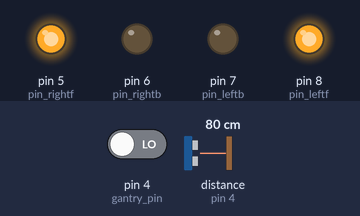
This sketch was run on a simulated Arduino Uno, built with avr-gcc and run on an emulated ATmega328P. Parts: output pins drawn as LEDs (lit = HIGH). The inputs (shaded band) are chosen by the test bench; at power-on: pin 4 (gantry_pin) LOW, distance to the obstacle (sensor on pin 4) 80 cm. The echo pulse lasts 58.3 µs per cm; what the sketch prints to the serial monitor is not drawn.

Above: at 1.2 s.
1.3 s: pin 4 (gantry_pin) driven HIGH
At 1.7 s:
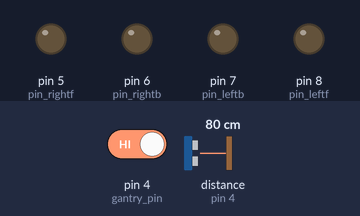
2.8 s: distance to the obstacle (sensor on pin 4) set to 2 cm
5.8 s: distance to the obstacle (sensor on pin 4) set to 7 cm
7.3 s: distance to the obstacle (sensor on pin 4) set to 10 cm
Timing chart, 0 to 10.0 s (numbered marks = the images above; inputs shaded):
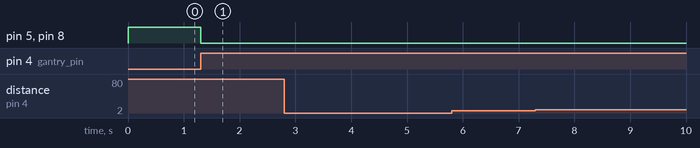

The sketch:

gantry.ino
```cpp
//use short int, byte, bit, bool or other data types to save memory
//break not needed where return is already there
//code for default case
//remove code after testing that wont happen irl
//try code with and without rechecks
//try with bitwise operator of nor gate ~(x|y) or (~x)&(~y)
//buggy will remain in the park function after stopping
//check lines with the comment "recheck"

#include <NewPing.h>
#define trig_pin 13
#define echo_pin 12
#define max_dist 200
NewPing sonar(trig_pin, echo_pin, max_dist);
int pulse_width_us;
float dist;

int gantry_counter = 0;
int loops = 2; //number of loops
int count = 2*loops - 1;
int initial_park_position = 2;
int final_park_position = 2;
int x = 0;
int y = 0;
int z = 0;

int pin_rightf = 5;
int pin_rightb = 6;
int pin_leftb = 7;
int pin_leftf = 8;

int gantry_pin = 4;
int pulse_width_gantry = 0;
float gantry_frquency = 0;

void buggy_stop (void);
void forward (void);
void backward (void);
void clockwise (void);
void anti_clockwise (void);
void right_forward (void);
void left_forward (void);
void right_backward (void);
void left_backward (void);

void choose (void); //dependent on track
void cut_right (void);
void cut_right_check (void);
void cut_left (void);
void cut_left_check (void);
void merge_from_in_from_in (void);
void park (void);
void unpark (void);
void ultrasonic (void);

void setup() {
  for (int i = 5; i<=8; i++)
    pinMode(i, OUTPUT);
  pinMode(A0, INPUT);
  pinMode(A1, INPUT);
  pinMode(trig_pin, OUTPUT);
  pinMode(echo_pin, INPUT);
  pinMode(gantry_pin, INPUT);
  Serial.begin(9600);

  /*Serial.print("enter initial_park_position : ");
  while ( true ){
    if ( Serial.available() ) {
      initial_park_position = Serial.parseInt();
      break;
    }
  }
  Serial.println(initial_park_position);

  Serial.print("enter final_park_position : ");
  while ( true ){
    if ( Serial.available() ) {
      final_park_position = Serial.parseInt();
      break;
    }
  }
  Serial.println(final_park_position);*/
}

int temp_initial_park = initial_park_position; //don't need to preserve initial_park_position for future ues, still maybe nice to have
int temp_final_park = final_park_position; //don't need to preserve initial_park_position for future ues, still maybe nice to have

void loop() {
  /*ultrasonic();
  if ( dist>=0 && dist<=15 ) {
    buggy_stop();
    while (true) {
      ultrasonic();
      if ( dist>=15 )
        break;
    }
  }*/
  //gantry
  forward();
  z = digitalRead(gantry_pin);
  if ( z == 1) {
    buggy_stop();
    gantry();
  }
}

void ultrasonic (void) {
//clears
  digitalWrite(trig_pin, LOW);
  delayMicroseconds(2);

//give a pulse of 10 microseconds
//this will give an 8 cycle sonic burst, which will travel at the speed of sound
  digitalWrite(trig_pin, HIGH);
  delayMicroseconds(10);
  digitalWrite(trig_pin, LOW);

  pulse_width_us = pulseIn(echo_pin, HIGH);
  dist = pulse_width_us*0.034/2;

  Serial.print("Distance: ");
  Serial.print(dist);
  Serial.println(" cm");
}
void gantry (void) {
  pulse_width_gantry = pulseIn(gantry_pin,HIGH);
  Serial.print("pulse_width_gantry (in microseconds) : ");
  Serial.println(pulse_width_gantry);
  gantry_frquency = 1/(2*pulse_width_gantry);
  Serial.print("gantry_frquency : ");
  Serial.println(gantry_frquency);

  if ( pulse_width_gantry>500 && pulse_width_gantry<1500 ) {
    Serial.println("gantry : 1");
    gantry_counter = gantry_counter + 1;
    delay(3000);
  }
  else if ( pulse_width_gantry>2000 && pulse_width_gantry<3000 ) {
    Serial.println("Gantry: 2");
    gantry_counter = gantry_counter + 1;
    delay(3000);
  }
  else if ( pulse_width_gantry>3000 && pulse_width_gantry<4000 ) {
    Serial.println("Gantry: 3");
    gantry_counter = gantry_counter + 1;
    delay(3000);
  }
  else
    Serial.println("Gantry: Unknown");
}

void buggy_stop (void){
  digitalWrite(pin_rightf, LOW);
  digitalWrite(pin_rightb, LOW);
  digitalWrite(pin_leftb, LOW);
  digitalWrite(pin_leftf, LOW);
}
void forward (void) {
  digitalWrite(pin_rightb, LOW);
  digitalWrite(pin_leftb, LOW);

  digitalWrite(pin_rightf, HIGH);
  digitalWrite(pin_leftf, HIGH);
}
void backward (void) {
  digitalWrite(pin_rightf, LOW);
  digitalWrite(pin_leftf, LOW);

  digitalWrite(pin_rightb, HIGH);
  digitalWrite(pin_leftb, HIGH);
}
void clockwise (void) {
  digitalWrite(pin_rightf, LOW);
  digitalWrite(pin_leftb, LOW);

  digitalWrite(pin_leftf, HIGH);
  digitalWrite(pin_rightb, HIGH);
}
void anti_clockwise (void) {
  digitalWrite(pin_rightb, LOW);
  digitalWrite(pin_leftf, LOW);

  digitalWrite(pin_rightf, HIGH);
  digitalWrite(pin_leftb, HIGH);
}
void right_forward (void) {
  digitalWrite(pin_rightf, LOW);
  digitalWrite(pin_rightb, LOW);
  digitalWrite(pin_leftb, LOW);

  digitalWrite(pin_leftf, HIGH);
}
void left_forward (void) {
  digitalWrite(pin_rightb, LOW);
  digitalWrite(pin_leftb, LOW);
  digitalWrite(pin_leftf, LOW);

  digitalWrite(pin_rightf, HIGH);
}
void right_backward (void) {
  digitalWrite(pin_rightf, LOW);
  digitalWrite(pin_rightb, LOW);
  digitalWrite(pin_leftf, LOW);

  digitalWrite(pin_leftb, HIGH);
}
void left_backward (void) {
  digitalWrite(pin_rightf, LOW);
  digitalWrite(pin_leftb, LOW);
  digitalWrite(pin_leftf, LOW);

  digitalWrite(pin_rightb, HIGH);
}
```

Measured:
- after the input at 1.3 s, pin 5 (pin_rightf), pin 8 (pin_leftf): HIGH → LOW at once
